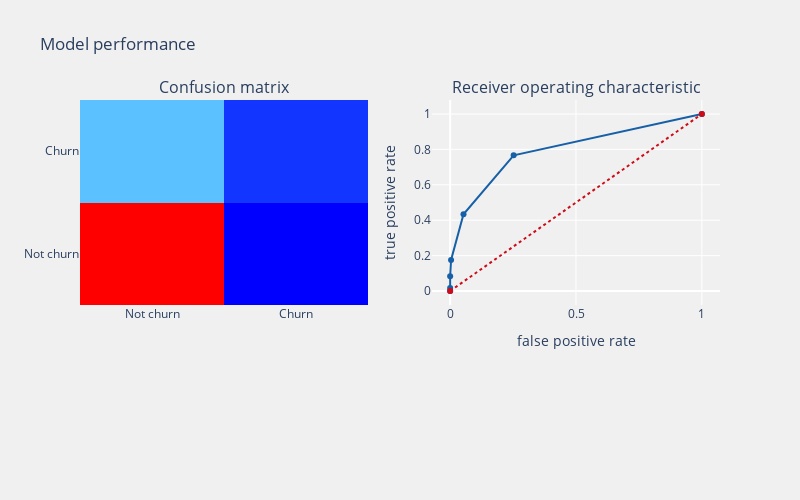

Notebook source saved alongside this figure:
### Code cell
from sklearn.neighbors import KNeighborsClassifier

knn = KNeighborsClassifier(algorithm='auto', leaf_size=30, metric='minkowski',
                           metric_params=None, n_jobs=1, n_neighbors=5, p=2,
                           weights='uniform')
telecom_churn_prediction(knn, x_train, x_test, y_train, y_test, 'None', threshold_plot=True)

### Figure 1 — Plotly figure (JSON) as saved in the notebook; plotly's stock layout.template omitted (floating-point values rounded to 4 significant figures)
{"data": [{"colorscale": [[0, "rgb(0,0,255)"], [0.1, "rgb(51,153,255)"], [0.2, "rgb(102,204,255)"], [0.3, "rgb(153,204,255)"], [0.4, "rgb(204,204,255)"], [0.5, "rgb(255,255,255)"], [0.6, "rgb(255,204,255)"], [0.7, "rgb(255,153,255)"], [0.8, "rgb(255,102,204)"], [0.9, "rgb(255,102,102)"], [1, "rgb(255,0,0)"]], "name": "Confusion matrix", "showscale": false, "type": "heatmap", "x": ["Not churn", "Churn"], "xaxis": "x", "y": ["Not churn", "Churn"], "yaxis": "y", "z": [[545, 2], [99, 21]]}, {"line": {"color": "rgb(22, 96, 167)", "width": 2}, "name": "Roc: 0.5856718464351005", "type": "scatter", "x": [0, 0, 0, 0.003656, 0.05302, 0.2523, 1], "xaxis": "x2", "y": [0, 0.01667, 0.08333, 0.175, 0.4333, 0.7667, 1], "yaxis": "y2"}, {"line": {"color": "rgb(205, 12, 24)", "dash": "dot", "width": 2}, "type": "scatter", "x": [0, 1], "xaxis": "x2", "y": [0, 1], "yaxis": "y2"}], "layout": {"annotations": [{"font": {"size": 16}, "showarrow": false, "text": "Confusion matrix", "x": 0.225, "xanchor": "center", "xref": "paper", "y": 1, "yanchor": "bottom", "yref": "paper"}, {"font": {"size": 16}, "showarrow": false, "text": "Receiver operating characteristic", "x": 0.775, "xanchor": "center", "xref": "paper", "y": 1, "yanchor": "bottom", "yref": "paper"}], "autosize": false, "height": 500, "margin": {"b": 195}, "paper_bgcolor": "rgba(240,240,240,0.95)", "plot_bgcolor": "rgba(240,240,240,0.95)", "showlegend": false, "title": {"text": "Model performance"}, "width": 800, "xaxis": {"anchor": "y", "domain": [0, 0.45]}, "xaxis2": {"anchor": "y2", "domain": [0.55, 1], "title": {"text": "false positive rate"}}, "yaxis": {"anchor": "x", "domain": [0, 1]}, "yaxis2": {"anchor": "x2", "domain": [0, 1], "title": {"text": "true positive rate"}}}}
